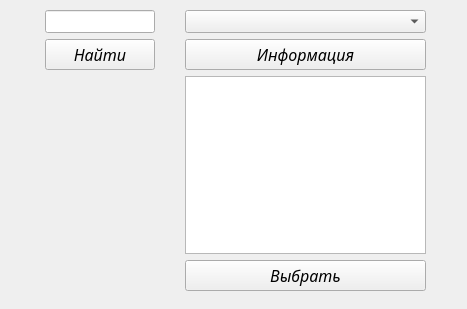
<?xml version="1.0" encoding="UTF-8"?>
<ui version="4.0">
 <class>Form</class>
 <widget class="QWidget" name="Form">
  <property name="geometry">
   <rect>
    <x>0</x>
    <y>0</y>
    <width>467</width>
    <height>309</height>
   </rect>
  </property>
  <property name="windowTitle">
   <string>Поиск группы</string>
  </property>
  <widget class="QWidget" name="horizontalLayoutWidget">
   <property name="geometry">
    <rect>
     <x>20</x>
     <y>10</y>
     <width>431</width>
     <height>281</height>
    </rect>
   </property>
   <layout class="QHBoxLayout" name="horizontalLayout">
    <item>
     <spacer name="horizontalSpacer_2">
      <property name="orientation">
       <enum>Qt::Horizontal</enum>
      </property>
      <property name="sizeHint" stdset="0">
       <size>
        <width>40</width>
        <height>20</height>
       </size>
      </property>
     </spacer>
    </item>
    <item>
     <layout class="QVBoxLayout" name="verticalLayout_2">
      <item>
       <widget class="QLineEdit" name="lineEdit">
        <property name="font">
         <font>
          <pointsize>10</pointsize>
         </font>
        </property>
       </widget>
      </item>
      <item>
       <widget class="QPushButton" name="pushButton_2">
        <property name="font">
         <font>
          <family>Monotype Corsiva</family>
          <pointsize>12</pointsize>
          <italic>true</italic>
         </font>
        </property>
        <property name="text">
         <string>Найти</string>
        </property>
       </widget>
      </item>
      <item>
       <widget class="QLabel" name="label">
        <property name="text">
         <string/>
        </property>
       </widget>
      </item>
     </layout>
    </item>
    <item>
     <spacer name="horizontalSpacer_3">
      <property name="orientation">
       <enum>Qt::Horizontal</enum>
      </property>
      <property name="sizeHint" stdset="0">
       <size>
        <width>40</width>
        <height>20</height>
       </size>
      </property>
     </spacer>
    </item>
    <item>
     <layout class="QVBoxLayout" name="verticalLayout">
      <item>
       <widget class="QComboBox" name="comboBox">
        <property name="font">
         <font>
          <pointsize>10</pointsize>
         </font>
        </property>
       </widget>
      </item>
      <item>
       <widget class="QPushButton" name="pushButton_3">
        <property name="font">
         <font>
          <family>Monotype Corsiva</family>
          <pointsize>12</pointsize>
          <italic>true</italic>
         </font>
        </property>
        <property name="text">
         <string>Информация</string>
        </property>
       </widget>
      </item>
      <item>
       <widget class="QPlainTextEdit" name="plainTextEdit">
        <property name="font">
         <font>
          <pointsize>10</pointsize>
         </font>
        </property>
       </widget>
      </item>
      <item>
       <widget class="QPushButton" name="pushButton">
        <property name="font">
         <font>
          <family>Monotype Corsiva</family>
          <pointsize>12</pointsize>
          <italic>true</italic>
         </font>
        </property>
        <property name="text">
         <string>Выбрать</string>
        </property>
       </widget>
      </item>
     </layout>
    </item>
    <item>
     <spacer name="horizontalSpacer">
      <property name="orientation">
       <enum>Qt::Horizontal</enum>
      </property>
      <property name="sizeHint" stdset="0">
       <size>
        <width>40</width>
        <height>20</height>
       </size>
      </property>
     </spacer>
    </item>
   </layout>
  </widget>
 </widget>
 <resources/>
 <connections/>
</ui>
